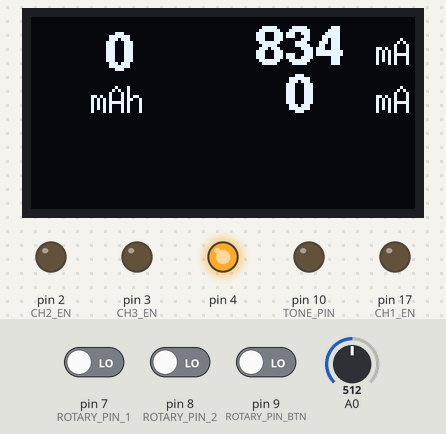
Recording of a program running on a simulated Arduino Pro Mini, built with avr-gcc and run on an emulated ATmega328P. On the bench: 128×64 one-colour display, output pins drawn as LEDs (lit = HIGH). The test bench sets the inputs (shaded band); at power-on: A0 = 512, pin 7 (ROTARY_PIN_1) LOW, pin 8 (ROTARY_PIN_2) LOW, pin 9 (ROTARY_PIN_BTN) LOW. What the program prints to the serial monitor is not drawn.

Above: at 1.4 s.
1.5 s: A0 set to 104
At 2.7 s:
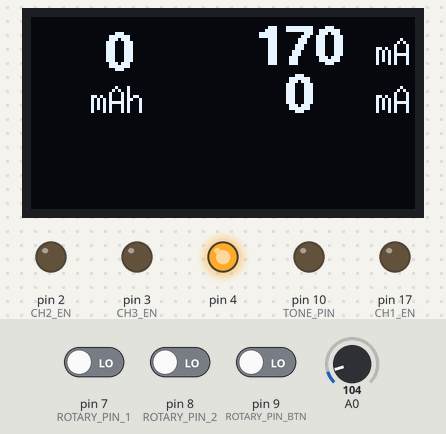
3.7 s: A0 set to 122
At 4.7 s:
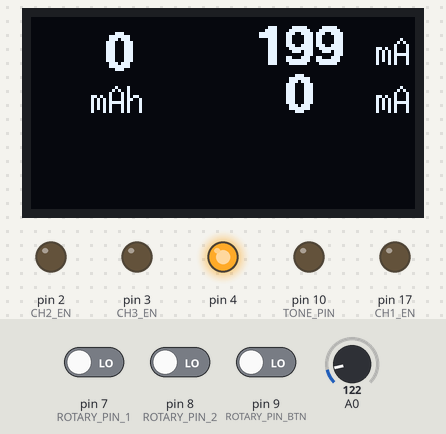
5.9 s: A0 set to 0
At 6.9 s:
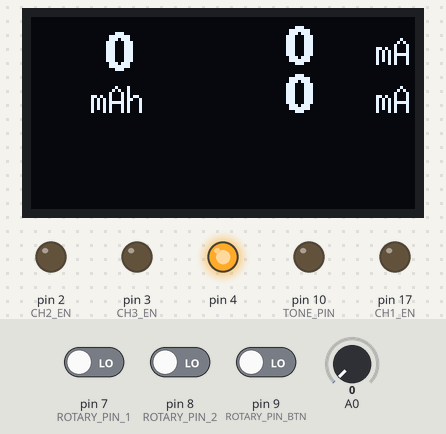
8.1 s: A0 set to 306
At 9.4 s:
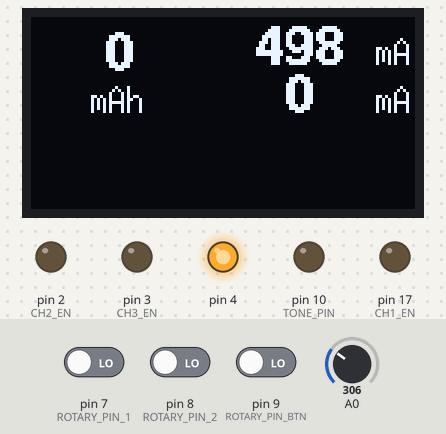
Timing chart, 0 to 11.1 s (numbered marks = the images above; inputs shaded):
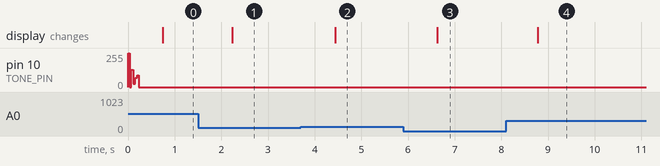

The program:

main.cpp
```cpp
#include <Arduino.h>
#include "U8g2lib.h"
#include "Countimer.h"
#include "NewTone.h"
#include "MCP4131.h"
#include <EncButton2.h>

#define HALF_STEP 0

const char NUMBER_FORMAT[] PROGMEM = "%6d";
const char FLOAT_FORMAT[] PROGMEM = "%.2f";
#define PRINT_DEC_POINTS 3
#define MIN_DIGIPOT_RESISTANCE 114
#define MAX_DIGIPOT_RESISTANCE 9870
#define EXTERNAL_RESISTOR 1000
#define MCU_VOLTAGE 5
#define SHUNT_RESISTANCE 0.15

static const uint32_t COMPUTE_POWER_INTERVAL = 1000; // ms

static const uint8_t MAX_CHARGE_TIME = 10;

volatile uint16_t current;
float voltage;
float power;

#define TONE_PIN 10
#define ROTARY_PIN_1 7
#define ROTARY_PIN_2 8
#define ROTARY_PIN_BTN 9

#define CH1_EN 17 // A3 since pin1&pin0 are HW UART i.e. Serial()
#define CH1_ISENSE 3

#define CH2_EN 2
#define CH3_EN 3

#define MCP4131_CH1_CS 4

EncButton2<EB_ENCBTN> enc(INPUT, 7, 8, 9);

//=================================
// UI
//=================================
U8G2_SSD1306_128X64_NONAME_1_HW_I2C display(U8G2_R0, U8X8_PIN_NONE);

MCP4131 potentiometer(MCP4131_CH1_CS);
Countimer timer;
uint16_t encoderPosition = 256;

void reDrawRegularScreen();

uint16_t computeMaxChargeCurrent()
{
    // I = 1200*1V/R
    float resistance = EXTERNAL_RESISTOR + MIN_DIGIPOT_RESISTANCE + (128 - encoderPosition) * (float(MAX_DIGIPOT_RESISTANCE) - MIN_DIGIPOT_RESISTANCE) / 128;
    return 1200 / resistance * 1000;
}

void readCurrent()
{
    uint16_t sensorValue = analogRead(A0);
    float shuntVoltage = (sensorValue + 0.5) * MCU_VOLTAGE / 1024;
    current = shuntVoltage / 20 / SHUNT_RESISTANCE * 1000;
    Serial.print("A0:");
    Serial.print(sensorValue);
    Serial.print("\tshuntVoltage:");
    Serial.print(shuntVoltage);
    Serial.print("\tcurrent:");
    Serial.println(current);
}

void reDrawRegularScreen()
{
    Serial.println(F("reDrawRegularScreen"));

    readCurrent();

    char buffer[10];
    display.firstPage();
    do
    {
        // current
        display.setFont(u8g2_font_helvB14_tr);
        snprintf_P(buffer, 7, NUMBER_FORMAT, current);
        display.drawStr(60, 16, buffer);
        display.setFont(u8g2_font_6x13_tr);
        display.drawStr(115, 16, "mA");

        // limit current
        display.setFont(u8g2_font_helvB14_tr);
        // Serial.println(current[selectedChannel]);
        snprintf_P(buffer, 7, NUMBER_FORMAT, computeMaxChargeCurrent());
        display.drawStr(60, 32, buffer);
        display.setFont(u8g2_font_6x13_tr);
        display.drawStr(115, 32, "mA");

        //==============================
        // mAh
        //==============================
        display.setDrawColor(1);
        display.setFont(u8g2_font_helvB14_tr);
        snprintf_P(buffer, 7, NUMBER_FORMAT, (int)round(power));
        display.drawStr(0, 18, buffer);
        display.setFont(u8g2_font_6x13_tr);
        display.drawStr(20, 32, "mAh");

    } while (display.nextPage());
}

// void computePower()
// {
//   Serial.println(F("computePower"));
//   for (int channel = 0; channel < 3; channel++)
//   {
//     if (state == CHARGING_STATE)
//     {
//       power = power + (1.0f * current * 10 * COMPUTE_POWER_INTERVAL / 1000 / 60 / 60);
//       Serial.print(F("Channel "));
//       Serial.print(channel);
//       Serial.print(" power is ");
//       Serial.println(power);
//     }
//   }
// }

void checkPosition()
{
}

void setup()
{
    pinMode(CH1_EN, OUTPUT);
    pinMode(CH2_EN, OUTPUT);
    pinMode(CH3_EN, OUTPUT);

    pinMode(CH1_EN, OUTPUT);
    pinMode(CH2_EN, OUTPUT);
    pinMode(CH3_EN, OUTPUT);

    digitalWrite(CH1_EN, LOW);
    digitalWrite(CH2_EN, LOW);
    digitalWrite(CH3_EN, LOW);

    Serial.begin(9600);

    while (!Serial)
    {
        delay(1);
    }

    Serial.println(F("booting up"));
    display.begin();

    potentiometer.writeWiper(128);

    timer.setCounter(MAX_CHARGE_TIME, 00, 0, CountType::COUNT_UP, NULL);
    timer.setInterval(reDrawRegularScreen, 500);
    timer.start();

    // ready beep
    NewTone(TONE_PIN, 750, 50);
    delay(100);
    NewTone(TONE_PIN, 1000, 50);
    delay(100);
    noNewTone(TONE_PIN);
}

// the loop function runs over and over again forever
void loop()
{
    timer.run();
    enc.tick();
    if (enc.turn())
    {
        Serial.println("turn");

        // можно опросить ещё:
        // Serial.println(enc.counter);  // вывести счётчик
        // Serial.println(enc.fast());   // проверить быстрый поворот
        Serial.println(enc.dir()); // направление поворота
        Serial.println(enc.counter);
        reDrawRegularScreen();

        // if (newPos > 128)
        // {
        //     newPos = 128;
        // }
        // else if (newPos < 0)
        // {
        //     newPos = 0;
        // }
        // // encoder->setPosition(newPos);
        // potentiometer.writeWiper(newPos);
        // encoderPosition = newPos;
        // Serial.print("pos:");
        // Serial.print(newPos);
        // Serial.print(" wiper:");
        // Serial.println(newPos);
    }
}
```

Measured:
- after the input at 1.5 s, the display: changes after 0.73 s (image 1)
- after the input at 3.7 s, the display: changes after 0.74 s (image 2)
- after the input at 5.9 s, the display: changes after 0.72 s (image 3)
- after the input at 8.1 s, the display: changes after 0.68 s (image 4)
